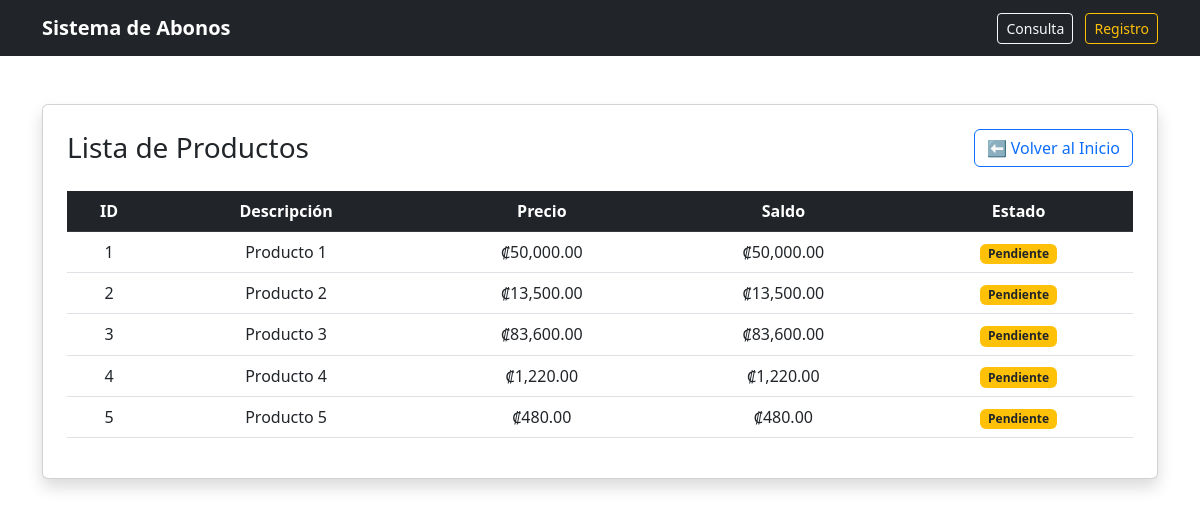
/Views/vProductos/consulta.php, run on the app's committed database.
### tables this page shows
CREATE TABLE `principal` (
  `Id_Compra` bigint(20) NOT NULL AUTO_INCREMENT,
  `Precio` decimal(18,2) DEFAULT NULL,
  `Saldo` decimal(18,2) DEFAULT NULL,
  `Descripcion` varchar(500) DEFAULT NULL,
  `Estado` varchar(100) DEFAULT NULL,
  PRIMARY KEY (`Id_Compra`)
);

### Models/ProductosModel.php (called while the page is built, shortened)
<?php
function ObtenerProductos()
{
    $conexion = OpenDatabase();
    $query = "SELECT * FROM principal
              ORDER BY
              CASE
                WHEN Estado = 'Pendiente' THEN 1
                ELSE 2
              END";
    $resultado = mysqli_query($conexion, $query);
    return $resultado;
}

### Controllers/ProductosController.php (called while the page is built, shortened)
<?php
include_once $_SERVER["DOCUMENT_ROOT"] . "/Practica03_Cliente-Servidor_Miercoles/Models/ProductosModel.php";
function MostrarProductos()
{
    return ObtenerProductos();
}

### Views/vProductos/consulta.php (the view, shortened to what this page needs)
<?php
include_once $_SERVER["DOCUMENT_ROOT"] . "/Practica03_Cliente-Servidor_Miercoles/Controllers/ProductosController.php";
include_once $_SERVER["DOCUMENT_ROOT"] . "/Practica03_Cliente-Servidor_Miercoles/Views/layout.php";
$resultado = MostrarProductos();
?>
<!DOCTYPE html>
<html lang="es">
<body>
    <div class="container mt-5">
        <div class="card p-4 shadow">
            <div class="d-flex justify-content-between align-items-center mb-4">
                <h3 class="mb-0">Lista de Productos</h3>
                <a href="/Practica03_Cliente-Servidor_Miercoles/Views/vHome/inicio.php"
                    class="btn btn-outline-primary">
                    ⬅ Volver al Inicio
                </a>
            </div>
            <table class="table table-hover text-center">
                <thead class="table-dark">
                    <tr>
                        <th>ID</th>
                        <th>Descripción</th>
                        <th>Precio</th>
                        <th>Saldo</th>
                        <th>Estado</th>
                    </tr>
                </thead>
                <tbody>
                    <?php while ($fila = mysqli_fetch_assoc($resultado)) { ?>
                        <tr>
                            <td><?= $fila['Id_Compra'] ?></td>
                            <td><?= $fila['Descripcion'] ?></td>
                            <td>₡<?= number_format($fila['Precio'], 2) ?></td>
                            <td>₡<?= number_format($fila['Saldo'], 2) ?></td>
                            <td>
                                <?php if ($fila['Estado'] == "Pendiente") { ?>
                                    <span class="badge bg-warning text-dark">Pendiente</span>
                                <?php } else { ?>
                                    <span class="badge bg-success">Cancelado</span>
                                <?php } ?>
                            </td>
                        </tr>
                    <?php } ?>
                </tbody>
            </table>
        </div>
    </div>
</body>
</html>

### data on the page
principal: Id_Compra "1", Descripcion "Producto 1", Precio "50,000.00", Saldo "50,000.00", Estado "Pendiente"
principal: Id_Compra "2", Descripcion "Producto 2", Precio "13,500.00", Saldo "13,500.00", Estado "Pendiente"
principal: Id_Compra "3", Descripcion "Producto 3", Precio "83,600.00", Saldo "83,600.00", Estado "Pendiente"
principal: Id_Compra "4", Descripcion "Producto 4", Precio "1,220.00", Saldo "1,220.00", Estado "Pendiente"
principal: Id_Compra "5", Descripcion "Producto 5", Precio "480.00", Saldo "480.00", Estado "Pendiente"
